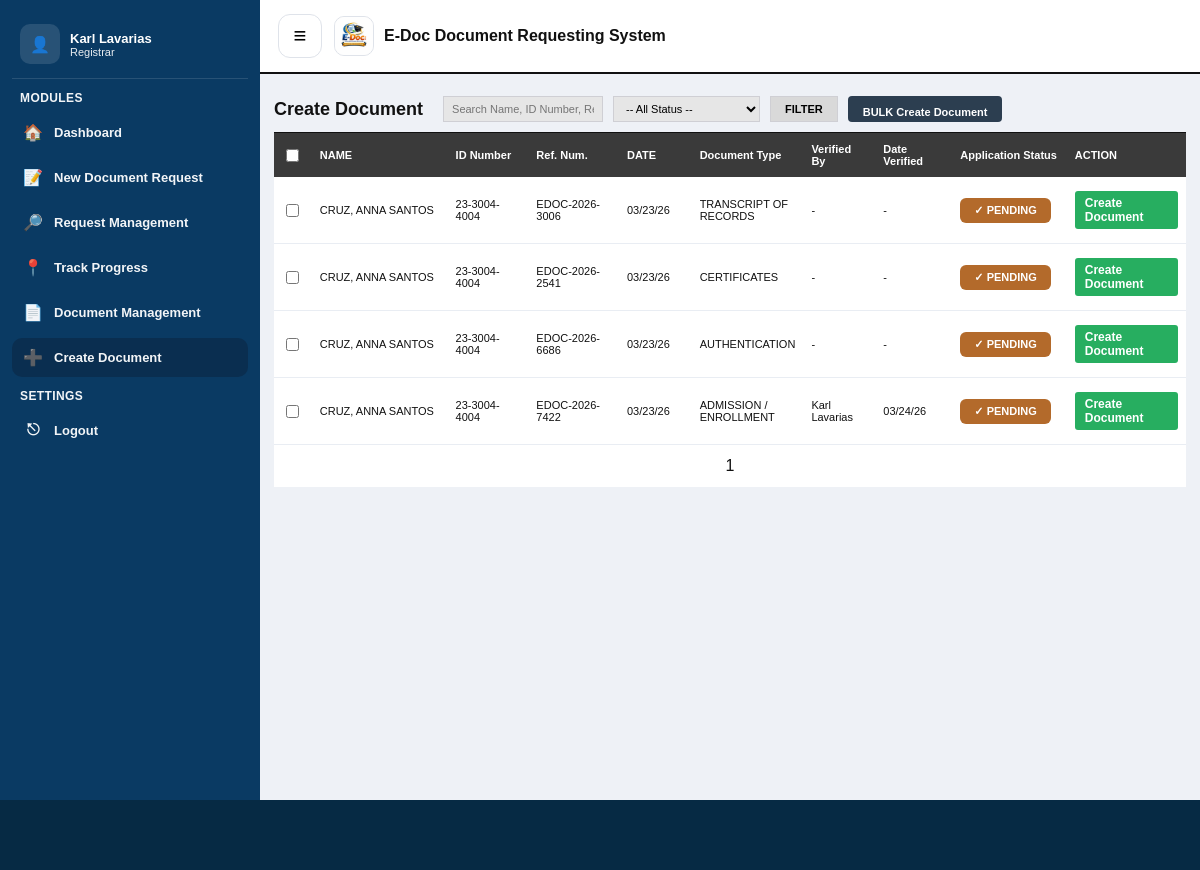
The page /registrar/create_document.php (signed in) on the database its author committed.
### tables this page shows
CREATE TABLE `users` (
  `id` int(11) NOT NULL,
  `first_name` varchar(50) NOT NULL,
  `middle_name` varchar(50) DEFAULT NULL,
  `last_name` varchar(50) NOT NULL,
  `suffix` varchar(20) DEFAULT NULL,
  `student_id` varchar(50) DEFAULT NULL,
  `full_name` varchar(100) NOT NULL,
  `email` varchar(100) NOT NULL,
  `password` varchar(255) NOT NULL,
  `role` enum('USER','REGISTRAR','MIS') DEFAULT 'USER',
  `created_at` timestamp NOT NULL DEFAULT current_timestamp(),
  `gender` varchar(10) DEFAULT NULL,
  `address` varchar(255) DEFAULT NULL,
  `contact_number` varchar(30) DEFAULT NULL,
  `course` varchar(80) DEFAULT NULL,
  `major` varchar(80) DEFAULT NULL,
  `year_graduated` varchar(10) DEFAULT NULL,
  `verification_status` enum('PENDING','VERIFIED','REJECTED') DEFAULT 'PENDING',
  `id_front_path` varchar(255) DEFAULT NULL,
  `id_back_path` varchar(255) DEFAULT NULL,
  `face_path` varchar(255) DEFAULT NULL
);

CREATE TABLE `requests` (
  `id` int(11) NOT NULL,
  `user_id` int(11) NOT NULL,
  `reference_no` varchar(20) NOT NULL,
  `document_type` varchar(80) NOT NULL,
  `title_type` varchar(50) NOT NULL,
  `purpose` varchar(255) NOT NULL,
  `copies` int(11) NOT NULL DEFAULT 1,
  `status` enum('PENDING','APPROVED','PROCESSING','READY FOR PICKUP','COMPLETED','RETURNED','CANCELLED','RELEASED','VERIFIED') NOT NULL DEFAULT 'PENDING',
  `created_at` timestamp NOT NULL DEFAULT current_timestamp(),
  `updated_at` timestamp NOT NULL DEFAULT current_timestamp() ON UPDATE current_timestamp()
);

CREATE TABLE `request_files` (
  `id` int(11) NOT NULL,
  `request_id` int(11) NOT NULL,
  `requirement_name` varchar(100) NOT NULL,
  `file_path` varchar(255) NOT NULL,
  `uploaded_at` timestamp NOT NULL DEFAULT current_timestamp(),
  `verified_at` datetime DEFAULT NULL,
  `verified_by` int(11) DEFAULT NULL,
  `requirement_key` varchar(50) NOT NULL,
  `review_status` enum('PENDING','VERIFIED','RESUBMIT') NOT NULL DEFAULT 'PENDING',
  `resubmit_reason` varchar(500) DEFAULT NULL
);

### registrar/create_document.php (the view, shortened to what this page needs)
<?php
require_once __DIR__ . "/../includes/helpers.php";
$registrarId = (int)$_SESSION["user_id"];
$registrarName = "Registrar";
$me = $conn->prepare("SELECT first_name, last_name FROM users WHERE id=? LIMIT 1");
$me->bind_param("i", $registrarId);
$me->execute();
$mr = $me->get_result()->fetch_assoc();
if ($mr) $registrarName = trim(($mr["first_name"] ?? "") . " " . ($mr["last_name"] ?? ""));
$q = trim($_GET["q"] ?? "");
$page = max(1, (int)($_GET["page"] ?? 1));
$perPage = 10;
$offset = ($page - 1) * $perPage;
$where = " WHERE 1=1 ";
$sql = "
    SELECT
        r.id, r.reference_no, r.document_type, r.status, r.created_at,
        u.first_name, u.middle_name, u.last_name, u.student_id
    FROM requests r
    JOIN users u ON u.id = r.user_id
    $where
    ORDER BY r.created_at DESC, r.id DESC
    LIMIT $perPage OFFSET $offset
";
$stmt = $conn->prepare($sql);
$stmt->execute();
$rows = $stmt->get_result()->fetch_all(MYSQLI_ASSOC);
function badgeClass($s){
    $s=strtoupper(trim($s));
    return match($s){
        "RETURNED" => "returned",
        "VERIFIED" => "verified",
        "APPROVED" => "approved",
        "PROCESSING" => "processing",
        "READY" => "ready",
        "COMPLETED" => "completed",
        default => "pending"
    };
}
?>
<!DOCTYPE html>
<html lang="en">
<head>
    <link rel="stylesheet" href="../assets/css/registrar_create_document.css">
</head>
<body>
<div class="layout">
    <aside class="sidebar" id="sidebar">
        <div class="sb-user">
            <div class="avatar">👤</div>
            <div class="meta">
                <div class="name"><?= htmlspecialchars($registrarName) ?></div>
                <div class="role">Registrar</div>
            </div>
        </div>
        <div class="sb-section-title">MODULES</div>
        <nav class="sb-nav">
            <a class="sb-item" href="dashboard.php"><span class="sb-icon">🏠</span>Dashboard</a>
            <a class="sb-item" href="new_document_request.php"><span class="sb-icon">📝</span>New Document Request</a>
            <a class="sb-item" href="request_management.php"><span class="sb-icon">🔎</span>Request Management</a>
            <a class="sb-item" href="track_progress.php"><span class="sb-icon">📍</span>Track Progress</a>
            <a class="sb-item" href="document_management.php"><span class="sb-icon">📄</span>Document Management</a>
            <a class="sb-item active" href="create_document.php"><span class="sb-icon">➕</span>Create Document</a>
        </nav>
        <div class="sb-section-title">SETTINGS</div>
        <nav class="sb-nav">
            <a class="sb-item" href="../auth/logout.php"><span class="sb-icon">⎋</span>Logout</a>
        </nav>
    </aside>
    <div class="main">
        <header class="topbar">
            <button class="hamburger" type="button" onclick="toggleSidebar()">≡</button>
            <div class="brand">
                <div class="logo"><img src="../assets/img/edoc-logo.jpeg" alt="E-Doc"></div>
                <div>E-Doc Document Requesting System</div>
            </div>
        </header>
        <main class="container">
            <form class="filters" method="GET" action="create_document.php">
                <div class="title">Create Document</div>
                <div class="filter-controls" style="display: flex; gap: 10px; align-items: center; flex-wrap: wrap;">
                    <input type="text" name="q" value="<?= htmlspecialchars($q) ?>" placeholder="Search Name, ID Number, Reference Number" style="flex: 1;">
                    <select name="status">
                        <option value="">-- All Status --</option>
                    </select>
                    <button type="submit">FILTER</button>
                    <button type="button" class="btn-bulk" style="background: #2c3e50; color: white; padding: 10px 15px; border: none; border-radius: 4px; cursor: pointer;">BULK Create Document</button>
                </div>
            </form>
            <div class="table-wrap">
                <table>
                    <thead>
                        <tr>
                            <th style="width: 40px;"><input type="checkbox" id="selectAll"></th>
                            <th style="width:230px;">NAME</th>
                            <th style="width:110px;">ID Number</th>
                            <th style="width:140px;">Ref. Num.</th>
                            <th style="width:90px;">DATE</th>
                            <th>Document Type</th>
                            <th style="width:90px;">Verified By</th>
                            <th style="width:100px;">Date Verified</th>
                            <th style="width:140px;">Application Status</th>
                            <th style="width:150px;">ACTION</th>
                        </tr>
                    </thead>
                    <tbody>
                        <?php if (count($rows)===0): ?>
                            <tr><td colspan="10">No requests found.</td></tr>
                        <?php else: ?>
                            <?php foreach($rows as $r): ?>
                                <?php
                                    $name = strtoupper(trim(($r["last_name"]??"").", ".($r["first_name"]??"")." ".($r["middle_name"]??"")));
                                    $date = $r["created_at"] ? date("m/d/y", strtotime($r["created_at"])) : "-";
                                    $vb = "-"; $vd = "-";
                                    $vInfo = $conn->prepare("
                                      SELECT rf.verified_by, rf.verified_at
                                      FROM request_files rf
                                      WHERE rf.request_id = ? AND rf.verified_at IS NOT NULL
                                      ORDER BY rf.verified_at DESC LIMIT 1
                                    ");
                                    $vInfo->bind_param("i", $r["id"]);
                                    $vInfo->execute();
                                    $vRow = $vInfo->get_result()->fetch_assoc();
                                    if ($vRow && $vRow["verified_by"]) {
                                      $regQ = $conn->prepare("SELECT first_name, last_name FROM users WHERE id = ? LIMIT 1");
                                      $regQ->bind_param("i", $vRow["verified_by"]);
                                      $regQ->execute();
                                      $regRow = $regQ->get_result()->fetch_assoc();
                                      $vb = $regRow ? trim($regRow["first_name"] . " " . $regRow["last_name"]) : "Registrar #" . $vRow["verified_by"];
                                      $vd = date("m/d/y", strtotime($vRow["verified_at"]));
                                    }
                                    $st = strtoupper($r["status"] ?? "PENDING");
                                ?>
                                <tr>
                                    <td><input type="checkbox" class="row-check" value="<?= $r["id"] ?>"></td>
                                    <td><?= htmlspecialchars($name) ?></td>
                                    <td><?= htmlspecialchars($r["student_id"] ?? "-") ?></td>
                                    <td><?= htmlspecialchars($r["reference_no"]) ?></td>
                                    <td><?= htmlspecialchars($date) ?></td>
                                    <td><?= htmlspecialchars(strtoupper($r["document_type"])) ?></td>
                                    <td><?= htmlspecialchars($vb) ?></td>
                                    <td><?= htmlspecialchars($vd) ?></td>
                                    <td><span class="badge <?= badgeClass($st) ?>">✓ <?= htmlspecialchars($st) ?></span></td>
                                    <td>
                                        <a class="btn-verify" href="process_create.php?id=<?= (int)$r["id"] ?>" style="background: #27ae60; text-decoration: none; color: white; padding: 5px 10px; border-radius: 3px; font-size: 12px;">Create Document</a>
                                    </td>
                                </tr>
                            <?php endforeach; ?>
                        <?php endif; ?>
                    </tbody>
                </table>
                <div class="pagination">
                    <div class="page-number"><?= $page ?></div>
                </div>
            </div>
        </main>
    </div>
</div>
<div class="footer-bar"></div>
</body>
</html>

### assets/css/registrar_create_document.css (style rules this page uses)
* { box-sizing:border-box; }
body { margin:0; font-family:Arial,sans-serif; background:#eef1f6; color:#111; }
a { color:inherit; }
.layout { display:flex; min-height:100vh; }
.sidebar { width:260px; background:#0a3a63; color:#fff; padding:14px 12px; }
.sb-user { display:flex; gap:10px; align-items:center; padding:10px 8px 14px; border-bottom:1px solid rgba(255,255,255,.12); margin-bottom:10px; }
.sb-user .avatar { width:40px; height:40px; border-radius:10px; background:rgba(255,255,255,.12); display:flex; align-items:center; justify-content:center; font-weight:900; }
.sb-user .meta .name { font-weight:900; font-size:13px; }
.sb-user .meta .role { font-size:11px; opacity:.9; }
.sb-section-title { margin:12px 8px 8px; font-size:12px; font-weight:900; letter-spacing:.4px; opacity:.95; }
.sb-nav { display:flex; flex-direction:column; gap:6px; }
.sb-item { display:flex; align-items:center; gap:10px; padding:10px 10px; border-radius:10px; text-decoration:none; color:#fff; font-weight:800; font-size:13px; opacity:.95; }
.sb-item.active { background:#0b2e4f; }
.sb-icon { width:22px; text-align:center; font-size:16px; }
.main { flex:1; }
.topbar { background:#fff; border-bottom:2px solid #111; padding:14px 18px; display:flex; align-items:center; gap:12px; }
.hamburger { width:44px; height:44px; border-radius:12px; border:1px solid #dfe3ea; background:#fff; cursor:pointer; display:flex; align-items:center; justify-content:center; font-size:22px; }
.brand { display:flex; align-items:center; gap:10px; font-weight:900; }
.brand .logo { width:40px; height:40px; border-radius:10px; border:1px solid #dfe3ea; background:#fafafa; overflow:hidden; display:flex; align-items:center; justify-content:center; }
.brand .logo img { width:100%; height:100%; object-fit:contain; }
.container { max-width: 1200px; margin: 0 auto; padding: 14px; }
.filters { display:flex; align-items:center; gap:10px; margin: 8px 0 10px; }
.filters .title { font-size:18px; font-weight:900; margin-right:10px; }
.filters input, .filters select { height:26px; border:1px solid #cfcfd4; background:#e6e6e6; padding: 0 8px; font-size:11px; outline:none; }
.filters button { height:26px; padding:0 14px; border:1px solid #cfcfd4; background:#d9d9d9; font-weight:900; font-size:11px; cursor:pointer; }
.table-wrap { background:#fff; border-top:1px solid #111; }
table { width:100%; border-collapse:collapse; font-size:11px; }
thead th { background:#3a3a3a; color:#fff; padding:10px 8px; text-align:left; font-weight:900; }
tbody td { padding:14px 8px; border-bottom:1px solid #e9edf3; }
.badge { display:inline-flex; align-items:center; justify-content:center; padding:6px 14px; border-radius:6px; color:#fff; font-weight:900; font-size:11px; }
.badge.pending { background:#b36a2b; }
.btn-verify { background:#2f7bf6; color:#fff; border:none; padding:7px 14px; border-radius:6px; font-weight:900; cursor:pointer; text-decoration:none; display:inline-block; }
.pagination { display:flex; gap:14px; justify-content:center; align-items:center; padding: 12px 0; }
.footer-bar { height:70px; background:#062a44; margin-top:auto; }

### rows shown on the page
users: registrarName "Karl Lavarias"
requests: user.middle_name "CRUZ, ANNA SANTOS", user.student_id "23-3004-4004", reference_no "EDOC-2026-3006", created_at "03/23/26", document_type "TRANSCRIPT OF RECORDS", vb "-", vd "-", status "PENDING"
requests: user.middle_name "CRUZ, ANNA SANTOS", user.student_id "23-3004-4004", reference_no "EDOC-2026-2541", created_at "03/23/26", document_type "CERTIFICATES", vb "-", vd "-", status "PENDING"
requests: user.middle_name "CRUZ, ANNA SANTOS", user.student_id "23-3004-4004", reference_no "EDOC-2026-6686", created_at "03/23/26", document_type "AUTHENTICATION", vb "-", vd "-", status "PENDING"
requests: user.middle_name "CRUZ, ANNA SANTOS", user.student_id "23-3004-4004", reference_no "EDOC-2026-7422", created_at "03/23/26", document_type "ADMISSION / ENROLLMENT", users.first_name+last_name "Karl Lavarias", request_files.verified_at "03/24/26", status "PENDING"

### other values the page prints
$page "1"
